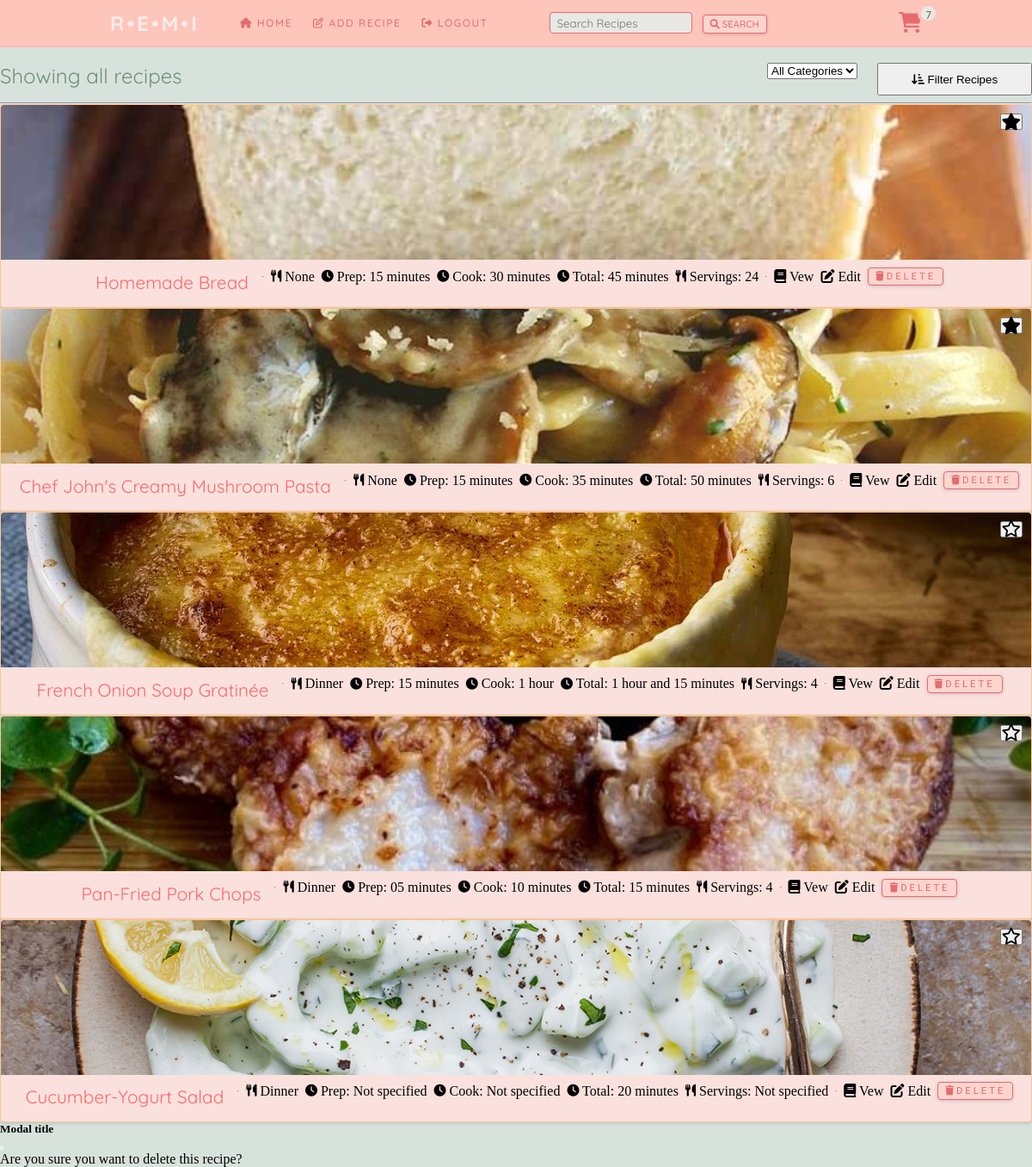
Screenshot of /all_recipes (signed in) with the database file from the repository.
### website/models.py (models this page shows)
class Recipe(db.Model):
    id = db.Column(db.Integer, primary_key=True)
    uuid = db.Column(db.Integer, primary_key=False)
    username = db.Column(db.Integer, db.ForeignKey('user.id'))
    recipe_name = db.Column(db.String(200))
    prep_time = db.Column(db.Integer, primary_key=False)
    cook_time = db.Column(db.Integer, primary_key=False)
    total_time = db.Column(db.Integer, primary_key=False)
    ingredients = db.Column(db.String())
    servings = db.Column(db.String())
    ingredients_quantity = db.Column(db.String())
    ingredients_measurement = db.Column(db.String())
    instructions = db.Column(db.String())
    instructions_json = db.Column(db.String())
    original_url = db.Column(db.String())
    date_parsed = db.Column(db.String())
    image = db.Column(db.String())
    favorite = db.Column(db.Boolean, default=False)
    category = db.Column(db.String())
    ingredient_list = db.relationship('Ingredients')
    tags = db.relationship('Tag', secondary=recipe_tag, backref='recipe')

### website/views.py (the view, shortened to what this page needs)
@views.route('/all_recipes', methods=['GET', 'POST'])
@login_required
def all_recipes():
    shopping_list = ShoppingList.query.count()
    session['shopping_list'] = shopping_list
    recipes = Recipe.query.filter_by(username=current_user.id).all()
    page_title = "Showing all recipes"
    return render_template("all_recipes.html", user=current_user, recipes=recipes, shopping_list=shopping_list, page_title=page_title)

### website/__init__.py (called while the page is built)
def create_app():
    app = Flask(__name__)
    app.config['SECRET_KEY'] = 'sdf897sdf987'
    app.config['SQLALCHEMY_DATABASE_URI'] = f'sqlite:///{DB_NAME}'
    db.init_app(app)
    migrate.init_app(app, db)
    from .views import views
    from .auth import auth
    app.register_blueprint(views, url_prefix='/')
    app.register_blueprint(auth, url_prefix='/')
    from .models import User, Recipe
    with app.app_context():
        db.create_all()
    login_manager = LoginManager()
    login_manager.login_view = 'auth.login'
    login_manager.init_app(app)
    @login_manager.user_loader
    def load_user(id):
        return User.query.get(int(id))
    return app

### website/templates/all_recipes.html (shortened to what this page needs)
{% extends "base.html" %} {% block title %}Home{% endblock %} {% block content
%}
<br />
<div class="container">
  <div class="all_recipes_header">
    <div>
      <h1 class="display-6 text-primary mb-0" style="font-size: 1.5rem">
        {{ page_title }}
      </h1>
    </div>
    <div>
      <form method="POST">
        <select class="form-select rounded form-select-sm" id="sort_method" name="sort_method">
          <option value="all">All Categories</option>
        </select>
      </div>
        <div style="display: grid">
          <button type="submit" class="btn btn-secondary btn-sm shadow-none">
            <i class="fa-solid fa-arrow-down-short-wide"></i> Filter Recipes
          </button>
        </div>
  </div>
  <div class="row">
    <div class="col">
      <hr class="mt-0" />
    </div>
  </div>
  <div class="row">
    {% for recipe in recipes %}
    <div class="d-flex justify-content-between col-lg-4 col-md-3 col-sm-6">
      <div class="card mb-4 shadow-2 border" style="border-radius: 4px">
        <img
          class="card-img-top"
          src="{{ url_for('static', filename=recipe.image) }}"
          style="
            width: 100%;
            height: 15vw;
            object-fit: cover;
            border-top-left-radius: 4px;
            border-top-right-radius: 4px;
          "
        />
        {% if recipe.favorite == True %}
        <button
          class="btn btn-secondary btn-sm"
          onclick="remove_favorite('{{ recipe.id }}')"
          style="position: absolute; top: 10px; right: 10px"
        >
        </button>
        {% else %}
        <button
          class="btn btn-secondary btn-sm"
          onclick="add_favorite('{{ recipe.id }}')"
          style="position: absolute; top: 10px; right: 10px"
        >
        </button>
        {% endif %}
        <div class="card-body text-center rounded-4">
          <h6 class="card-title">
            <span class="text-primary fw-lighter"
              >{{ recipe.recipe_name }}</span
            >
          </h6>
          <hr />
          <span class="badge badge-info"
            ><i class="fa fa-cutlery fa-sm"></i> {{ recipe.category }}</span
          >
          <span class="badge badge-info"
            ><i class="fa-solid fa-clock fa-sm"></i> Prep: {{ recipe.prep_time
            }}</span
          >
          <span class="badge badge-info"
            ><i class="fa-solid fa-clock fa-sm"></i> Cook: {{ recipe.cook_time
            }}</span
          >
          <span class="badge badge-info"
            ><i class="fa-solid fa-clock fa-sm"></i> Total: {{ recipe.total_time }}</span
          >
          <span class="badge badge-info"
            ><i class="fa fa-cutlery fa-sm"></i> Servings: {{ recipe.servings }}</span
          >
          <hr />
          <a
            href="view_recipe/{{ recipe.uuid }}"
            class="btn btn-primary btn-sm shadow-none"
            ><i class="fa fa-book"></i> Vew
          </a>
          <a
            href="edit_recipe/{{ recipe.uuid }}"
            type="button"
            class="btn btn-secondary btn-sm shadow-none"
            ><i class="fa-solid fa-pen-to-square"></i>
            Edit
          </a>
          <button
            type="button"
            class="btn btn-danger btn-sm shadow-none"
            data-mdb-toggle="modal"
            data-mdb-target="#delete_recipe"
            data-recipe-title="{{ recipe.recipe_name }}"
            data-recipe-uuid="{{ recipe.uuid }}"
          >
            <i class="fa fa-trash"></i>Delete
          </button>
        </div>
      </div>
    </div>
    {% endfor %}
  </div>
</div>
<div
  class="modal fade"
  id="delete_recipe"
  tabindex="-1"
  aria-labelledby="delete_recipe_modal"
  aria-hidden="true"
>
  <div class="modal-dialog">
    <div class="modal-content">
      <div class="modal-header">
        <h5 class="modal-title" id="exampleModalLabel">Modal title</h5>
        <button
          type="button"
          class="btn-close"
          data-mdb-dismiss="modal"
          aria-label="Close"
        ></button>
      </div>
      <div class="modal-body">Are you sure you want to delete this recipe?</div>
    </div>
  </div>
</div>
{% endblock %}

### website/templates/base.html (shortened to what this page needs)
<!DOCTYPE html>
<html>
  <head>
    <link
      href="https://cdnjs.cloudflare.com/ajax/libs/font-awesome/6.0.0/css/all.min.css"
      rel="stylesheet"
    />
    <link
      rel="stylesheet"
      href="{{ url_for('static', filename='main.css') }}"
    />
    <link
      rel="stylesheet"
      href="https://cdn.jsdelivr.net/npm/select2@4.1.0-rc.0/dist/css/select2.min.css"
    />
    <link
      rel="stylesheet"
      href="https://cdn.jsdelivr.net/npm/select2-bootstrap-5-theme@1.3.0/dist/select2-bootstrap-5-theme.min.css"
    />
  </head>
  <body>
    <nav class="navbar">
      <div class="logo">R•E•M•I</div>
      <ul class="nav-links">
        {% if user.is_authenticated %}
        <li><i class="fa-solid fa-house"></i> Home</li>
        <li><i class="fa-regular fa-pen-to-square"></i> Add Recipe</li>
        <li><i class="fa-solid fa-right-from-bracket"></i> Logout</li>
        {% endif %}
      </ul>
      <div class="search">
        <form method="POST" action="/search">
          <input type="text" placeholder="Search Recipes" class="text-input" name="search_query"/>
          <button class="search-button">
            <i class="fa-solid fa-magnifying-glass"></i> Search
          </button>
        </form>
      </div>
      <div class="shopping-cart">
        <a href="/cart"><i class="fa-solid fa-cart-shopping fa-xl"></i></a>
        {% if shopping_list %}
        <div class="shopping-badge">
          {{ shopping_list }}
        </div>
        {% endif %}
      </div>
    </nav>
     {% block content %} {%
    endblock %}
  </body>
</html>

### website/static/main.css (style rules this page uses)
* { margin: 0; padding: 0; box-sizing: border-box; }
a { all: unset; }
h1 { font-family: 'Quicksand', sans-serif; font-size: 1.5rem; font-weight: 400; margin-bottom: 0.5rem; color: #708f7c; }
body { background-color: #d8e2dc; }
.navbar { display: grid; grid-template-columns: fit-content(100px) 1fr 1fr fit-content(100px); background-color: #fec5bb; align-items: center; border-bottom: 2px solid; border-color: #e56b6f21; padding-top: 0.7rem; padding-bottom: 0.7rem; padding-left: 8rem; padding-right: 8rem; }
.logo { font-family: 'Quicksand', sans-serif; font-weight: 700; letter-spacing: 0.2rem; font-size: 1.5rem; color: #F8EDEB; }
.nav-links { list-style: none; display: flex; justify-content: center; }
.nav-links li { padding-top: 0.5rem; padding-bottom: 0.5rem; margin-right: 1.5rem; text-transform: uppercase; font-weight: 500; font-family: 'Quicksand', sans-serif; font-size: 0.75rem; letter-spacing: 0.1rem; color: #e56b6f; }
.shopping-cart { display: flex; position: relative; color: #e56b6f; }
.shopping-cart a { all: unset; }
.shopping-badge { font-family: 'Quicksand', sans-serif; font-size: .8rem; color:rgb(99, 51, 51); padding: 2px; border: 4px solid #fec5bb; border-radius: 50%; height: 25px; width: 25px; text-align: center; background-color: #E8E8E4; position: absolute; right: -20px; top: -15px; }
.search { display: flex; }
.text-input { background-color: #E8E8E4; border: 1px solid; border-color: #e56b6f; border-radius: 4px; height: 25px; font-family: 'Quicksand', sans-serif; padding: 0.5rem; margin-right: 0.5rem; }
.search-button { font-family: 'Quicksand', sans-serif; border: 1px solid; border-color: #e56b6f; background-color: #FCD5CE; padding: 3px 0.5rem; border-radius: 4px; color: #e56b6f; font-weight: 500; font-size: 0.7rem; text-transform: uppercase; box-shadow: rgba(0, 0, 0, 0.16) 0px 1px 4px; }
.card { display: grid; position: relative; background-color: #FAE1DD; border: 1px solid; border-color: #FEC89A; border-radius: 8px; box-shadow: rgba(0, 0, 0, 0.16) 0px 1px 4px; transition: 0.3s; }
.card .card-title { display: flex; justify-content: center; font-family: 'Quicksand', sans-serif; color: #ff686b; padding: 0.5rem; padding-bottom: 0; padding-top: 0; margin-top: 0.8rem; font-size: 1.3rem; font-weight: 400; }
.card .card-body { padding: 0.5rem; padding-top: 0; margin-bottom: 0.5rem; display: flex; align-items: center; justify-content: center; gap: 0.5rem; }
.card .card-body a { display: inline-block; }
.card .card-body button { font-family: 'Oxygen', sans-serif; border: 1px solid; border-color: #e56b6f; background-color: #FCD5CE; padding: 3px 0.5rem; border-radius: 4px; color: #e56b6f; font-weight: 400; font-size: 0.7rem; text-transform: uppercase; letter-spacing: 3px; box-shadow: rgba(0, 0, 0, 0.16) 0px 1px 4px; }
.all_recipes_header { display: grid; gap: .5rem; margin-bottom: .5rem; grid-template-columns: 1fr 10% 15%; }

### rows the page displays
Recipe: image (picture), recipe_name "Homemade Bread", category "None", prep_time "15 minutes", cook_time "30 minutes", total_time "45 minutes", servings "24"
Recipe: image (picture), recipe_name "Chef John's Creamy Mushroom Pasta", category "None", prep_time "15 minutes", cook_time "35 minutes", total_time "50 minutes", servings "6"
Recipe: image (picture), recipe_name "French Onion Soup Gratinée", category "Dinner", prep_time "15 minutes", cook_time "1 hour", total_time "1 hour and 15 minutes", servings "4"
Recipe: image (picture), recipe_name "Pan-Fried Pork Chops", category "Dinner", prep_time "05 minutes", cook_time "10 minutes", total_time "15 minutes", servings "4"
Recipe: image (picture), recipe_name "Cucumber-Yogurt Salad", category "Dinner", prep_time "Not specified", cook_time "Not specified", total_time "20 minutes", servings "Not specified"

### other values shown
{{ shopping_list }} "7"
{{ page_title }} "Showing all recipes"
